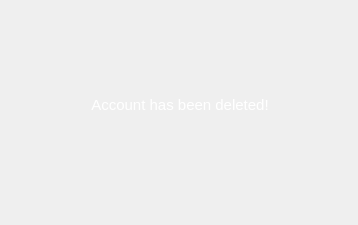
<?xml version="1.0" encoding="UTF-8"?>
<ui version="4.0">
 <class>admin_prompt2</class>
 <widget class="QWidget" name="admin_prompt2">
  <property name="geometry">
   <rect>
    <x>0</x>
    <y>0</y>
    <width>358</width>
    <height>225</height>
   </rect>
  </property>
  <property name="minimumSize">
   <size>
    <width>358</width>
    <height>225</height>
   </size>
  </property>
  <property name="maximumSize">
   <size>
    <width>358</width>
    <height>225</height>
   </size>
  </property>
  <property name="windowTitle">
   <string>Message</string>
  </property>
  <property name="windowIcon">
   <iconset>
    <normaloff>icon.png</normaloff>icon.png</iconset>
  </property>
  <property name="styleSheet">
   <string notr="true">QWidget#admin_prompt2{
border-image: url(:images/gradient.png);
}</string>
  </property>
  <widget class="QWidget" name="verticalLayoutWidget">
   <property name="geometry">
    <rect>
     <x>30</x>
     <y>40</y>
     <width>300</width>
     <height>131</height>
    </rect>
   </property>
   <layout class="QVBoxLayout" name="verticalLayout">
    <item>
     <widget class="QLabel" name="label">
      <property name="font">
       <font>
        <pointsize>11</pointsize>
       </font>
      </property>
      <property name="text">
       <string>&lt;html&gt;&lt;head/&gt;&lt;body&gt;&lt;p&gt;&lt;span style=&quot; color:#ffffff;&quot;&gt;Account has been deleted!&lt;/span&gt;&lt;/p&gt;&lt;/body&gt;&lt;/html&gt;</string>
      </property>
      <property name="alignment">
       <set>Qt::AlignCenter</set>
      </property>
     </widget>
    </item>
   </layout>
  </widget>
 </widget>
 <resources>
  <include location="resource.qrc"/>
 </resources>
 <connections/>
</ui>
